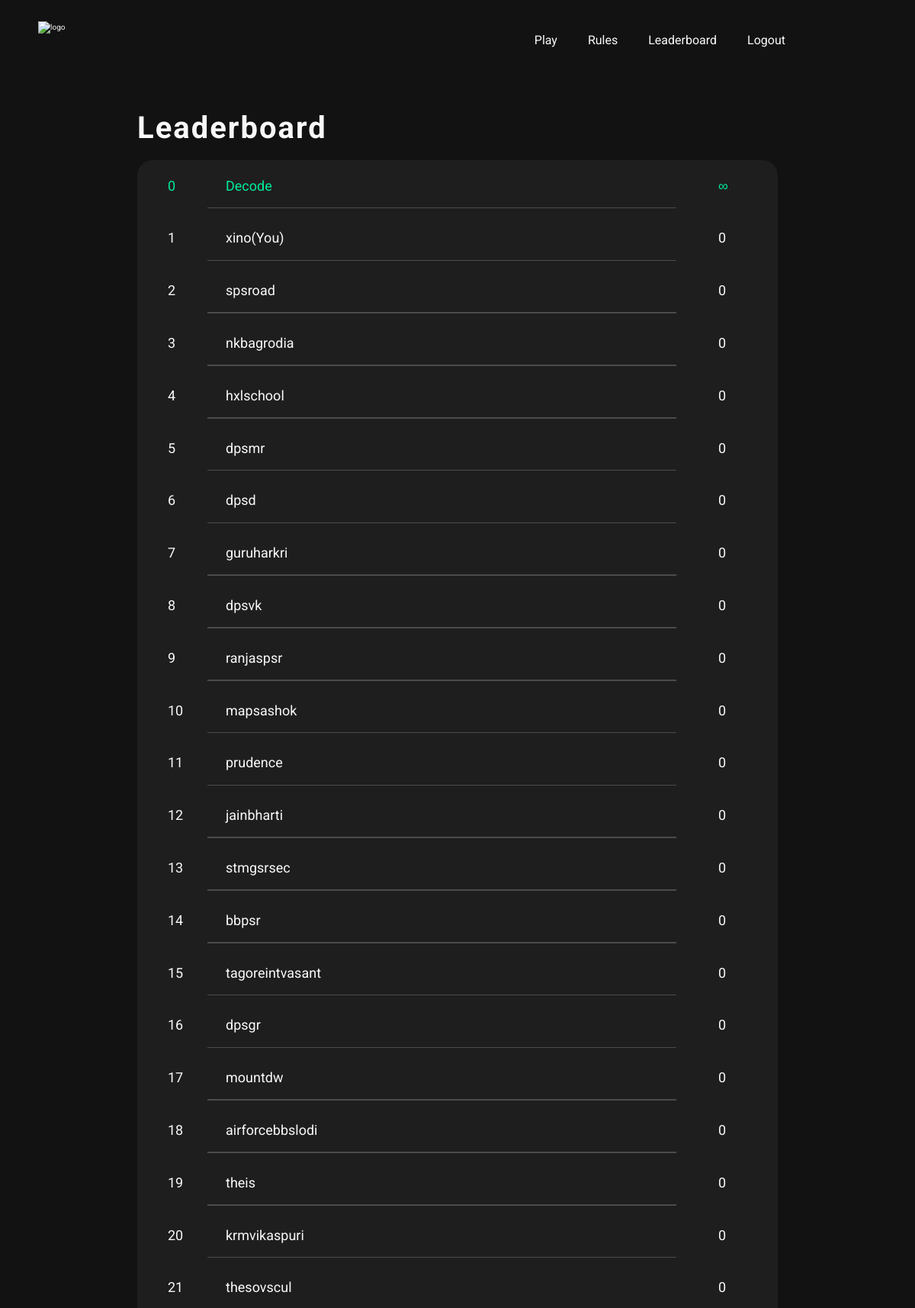
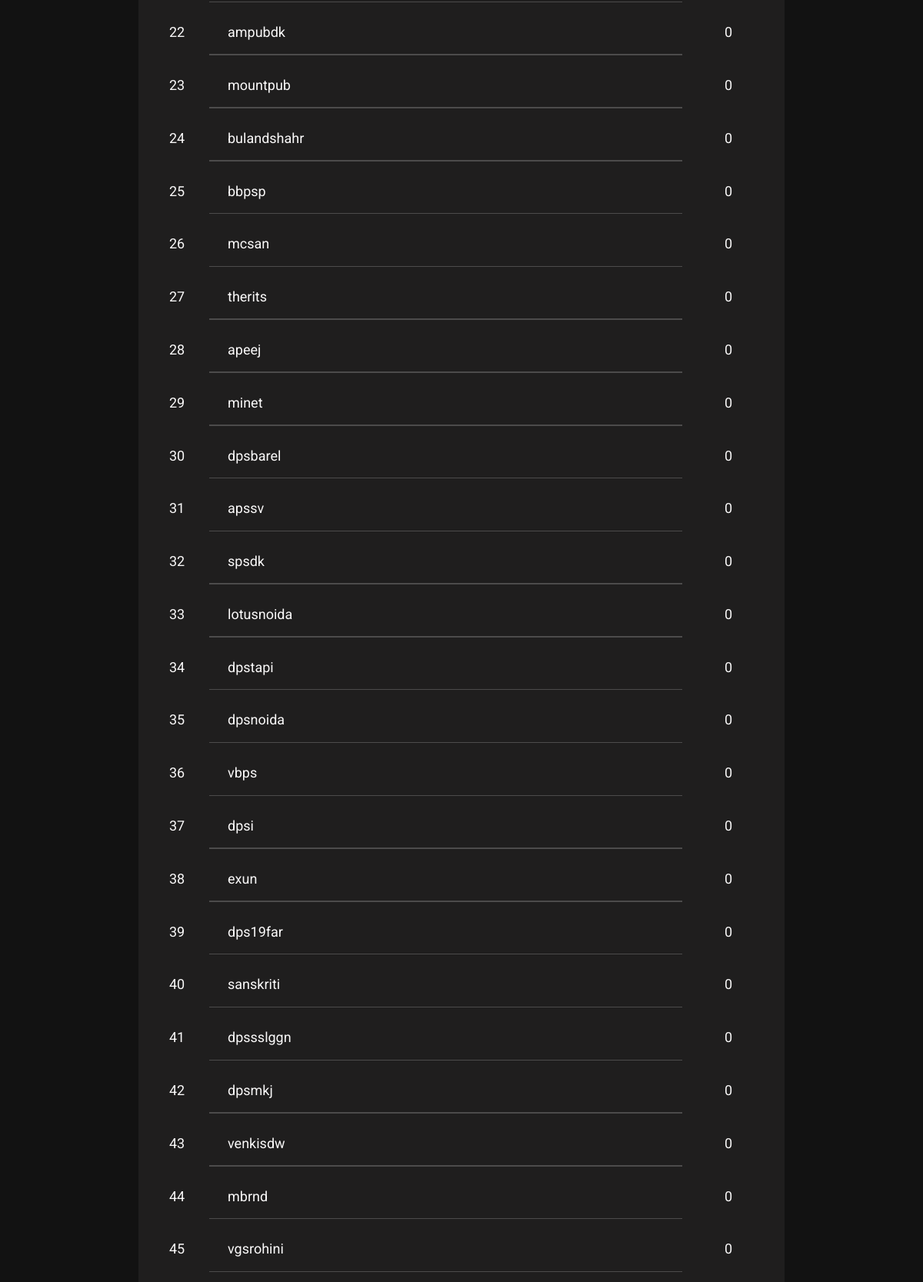
/leaderboard (signed in, upper part), run on the app's committed database (2 pictures, top to bottom).
### Tool/models.py (models this page shows, shortened)
class User(db.Model,UserMixin):
    __tablename__ = 'users'
    id = db.Column(db.Integer,primary_key = True)
    username = db.Column(db.String(64),unique=True,index=True)
    school = db.Column(db.String)
    password_hash = db.Column(db.String)
    question = db.Column(db.Integer)
    answer_time = db.Column(db.DateTime,nullable = False,default=datetime.now)
    restricted = db.Column(db.String,default = "No")
    ip = db.Column(db.String,nullable = True)
    logs = db.relationship('Logs' , backref = 'user' , lazy = 'dynamic')

### app.py (the view)
@app.route('/leaderboard' )
@login_required
def leaderboard():
    all_users = User.query.order_by(User.question.desc(),User.answer_time.asc()).all()
    rank = []
    all = []
    l = 0
    current_user.ip = flask.request.remote_addr
    db.session.commit()
    for users in all_users:
        if users.restricted == "Yes" or users.username == "Xino":
            pass
        else:
            all.append(users)
    n = len(all)
    for i in all:
        rank.append(n)
        n -= 1
    restricted = User.query.filter_by(restricted="Yes")
    return render_template('leaderboard.html',all_users=all,rank=rank,restricted=restricted)

### Tool/models.py (called while the page is built)
@login_manager.user_loader
def load_user(user_id):
    return User.query.get(user_id)

### Tool/templates/leaderboard.html (shortened to what this page needs)
{% extends "base.html" %}
{% block content %}
<main class="lboard-hero">
    <h1 class="heading-1">Leaderboard</h1>
    <div class="lboard">
      <div class="lboard-item lboard-item-main">
        <p class="sno">0</p>
        <p class="lboard-name">Decode</p>
        <p class="lboard-points">∞</p>
    </div>
      {%for user in all_users%}
        <div class="lboard-item">
            <p class="sno">{{rank.pop()}}</p>
            {%if user == current_user%}
            <p class="lboard-name">{{user.username}}(You)</p>
            {%else%}
              {%if current_user.username == "Xino"%}
              <a class="lboard-name" href="{{url_for('profile',username = user.id)}}"><p class="lboard-name">{{user.username}}
              {%if user.ip%}
              {{user.ip}}
              {%endif%}
              </p></a>
              {%else%}
            <p class="lboard-name">{{user.username}}</p>
              {%endif%}
            {%endif%}
            <p class="lboard-points">{{user.question - 1}}</p>
        </div>
      {%endfor%}
    </div>
</main>
{%endblock%}

### Tool/templates/base.html (shortened to what this page needs)
<!DOCTYPE html>
<html lang="en">
<head class="text-monospace">
    <link href="/static/css/xquest.css" rel="stylesheet">
    <nav class="nav-main">
           <div class="logo-container">
             <a href="{{ url_for('home')}}"><img src="../static/cropped_logo.png" alt="logo" class="logo"></a>
           </div>
            {%if current_user.is_authenticated%}
            <div class="nav-links nav-main">
                <a class="nav-link" href="{{url_for('play')}}">Play</a>
                <a class="nav-link" href="https://docs.google.com/document/d/1L6rUeKJeRzjqZp0aZG_WrModqCRuKj4MRDeQTp1P5Vo/edit?usp=sharing" target="_blank">Rules</a>
              <a class="nav-link" href="{{url_for('leaderboard')}}">Leaderboard</a>
              <a class="nav-link" href="{{url_for('logout')}}">Logout</a>
            </div>
            {%else%}
            <nav class="nav">
            <a class="nav-link" href="https://docs.google.com/document/d/1L6rUeKJeRzjqZp0aZG_WrModqCRuKj4MRDeQTp1P5Vo/edit?usp=sharing" target="_blank">Rules</a>
              <a class="nav-link" href="{{ url_for('registera')}}">Register</a>
              <a class="nav-link" href="{{ url_for('login')}}">Login</a>
            </nav>
            {%endif%}
    </nav>
</head>
<body class="text-monospace font-italic">
{% block content %}
{% endblock %}
</body>
</html>

### Tool/static/css/xquest.css (style rules this page uses)
:root { --color-primary: #07da93; --color-primary-light: #00eb9e; --color-primary-dark: #02bb7d; --color-grey-light-1: #faf9f9; --color-grey-light-2: #c6c7c9; --color-grey-dark-1: #121212; --color-grey-dark-2: #1f1e1e; }
html { font-size: 62.5% !important; box-sizing: border-box; scroll-behavior: smooth !important; }
@media only screen and (max-width: 75em) { html { font-size: 50%; } }
*, *::before, *::after { margin: 0; padding: 0; box-sizing: inherit; font-family: "Roboto", sans-serif; line-height: 1.6; text-decoration: none; color: var(--color-grey-light-1); }
body { background-color: var(--color-grey-dark-1); overflow-x: hidden; }
.heading-1 { font-size: 4rem; letter-spacing: 2px; }
.nav-main { max-width: 100vw; display: flex; justify-content: space-between; align-items: center; padding: 2rem 5rem; }
.logo-container { height: 5rem; }
.logo { width: 100%; height: 100%; }
.nav-links { display: flex; justify-content: space-between; align-items: center; }
.nav-link { font-size: 1.6rem; position: relative; }
.nav-link:not(:last-child) { margin-right: 4rem; }
.nav-link::after { content: ''; height: 2px; background-color: var(--color-primary-dark); width: 0; position: absolute; bottom: -5px; left: 0; transition: all .2s ease-in-out; }
.lboard-hero { width: 70%; margin: 3rem auto 5rem auto; }
.lboard { margin-top: 1rem; background-color: var(--color-grey-dark-2); border-radius: 20px; padding: 1rem; overflow-x: hidden; }
.lboard-item { display: flex; padding: 1rem 3rem; font-size: 1.8rem; align-items: center; position: relative; margin-bottom: 2rem; }
.lboard-item:not(:last-child)::after { content: ''; height: 1.5px; width: 75%; background-color: rgba(255, 255, 255, .2); position: absolute; bottom: -5px; left: 10%; }
.sno { flex: 0 0 10%; }
.lboard-name { flex: 0 0 85%; }
.lboard-item-main p { color: var(--color-primary-light); }

### data on the page
User: pop "1", username "xino", user.question-1 "0"
User: pop "2", username "spsroad", user.question-1 "0"
User: pop "3", username "nkbagrodia", user.question-1 "0"
User: pop "4", username "hxlschool", user.question-1 "0"
User: pop "5", username "dpsmr", user.question-1 "0"
User: pop "6", username "dpsd", user.question-1 "0"
User: pop "7", username "guruharkri", user.question-1 "0"
User: pop "8", username "dpsvk", user.question-1 "0"
User: pop "9", username "ranjaspsr", user.question-1 "0"
User: pop "10", username "mapsashok", user.question-1 "0"
User: pop "11", username "prudence", user.question-1 "0"
User: pop "12", username "jainbharti", user.question-1 "0"
User: pop "13", username "stmgsrsec", user.question-1 "0"
User: pop "14", username "bbpsr", user.question-1 "0"
User: pop "15", username "tagoreintvasant", user.question-1 "0"
User: pop "16", username "dpsgr", user.question-1 "0"
User: pop "17", username "mountdw", user.question-1 "0"
User: pop "18", username "airforcebbslodi", user.question-1 "0"
User: pop "19", username "theis", user.question-1 "0"
User: pop "20", username "krmvikaspuri", user.question-1 "0"
User: pop "21", username "thesovscul", user.question-1 "0"
User: pop "22", username "ampubdk", user.question-1 "0"
User: pop "23", username "mountpub", user.question-1 "0"
User: pop "24", username "bulandshahr", user.question-1 "0"
User: pop "25", username "bbpsp", user.question-1 "0"
User: pop "26", username "mcsan", user.question-1 "0"
User: pop "27", username "therits", user.question-1 "0"
User: pop "28", username "apeej", user.question-1 "0"
User: pop "29", username "minet", user.question-1 "0"
User: pop "30", username "dpsbarel", user.question-1 "0"
User: pop "31", username "apssv", user.question-1 "0"
User: pop "32", username "spsdk", user.question-1 "0"
User: pop "33", username "lotusnoida", user.question-1 "0"
User: pop "34", username "dpstapi", user.question-1 "0"
User: pop "35", username "dpsnoida", user.question-1 "0"
User: pop "36", username "vbps", user.question-1 "0"
User: pop "37", username "dpsi", user.question-1 "0"
User: pop "38", username "exun", user.question-1 "0"
User: pop "39", username "dps19far", user.question-1 "0"
User: pop "40", username "sanskriti", user.question-1 "0"
User: pop "41", username "dpssslggn", user.question-1 "0"
User: pop "42", username "dpsmkj", user.question-1 "0"
User: pop "43", username "venkisdw", user.question-1 "0"
User: pop "44", username "mbrnd", user.question-1 "0"
User: pop "45", username "vgsrohini", user.question-1 "0"
